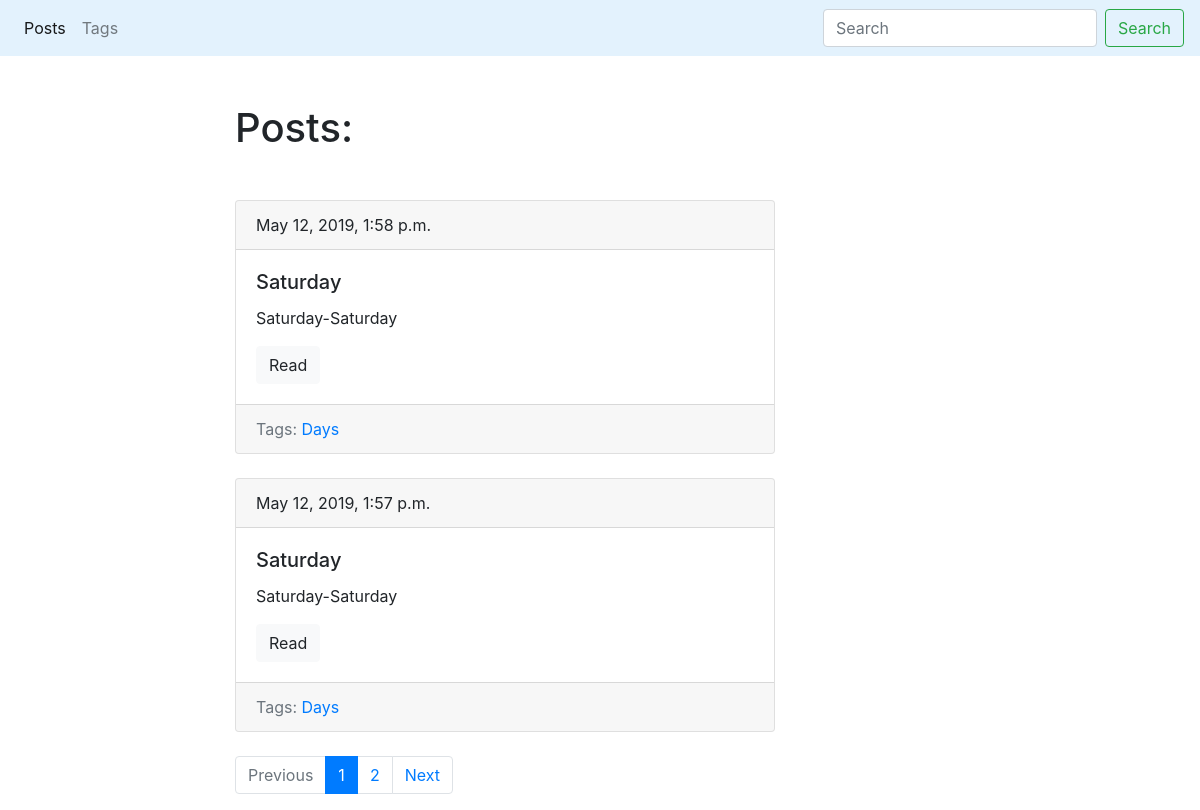
Screenshot of /blog/ with the database file from the repository.
### blog/models.py (models this page shows, shortened)
class Post(models.Model):
    title = models.CharField(max_length=150, db_index=True)
    slug = models.SlugField(max_length=150, blank=True, unique=True)
    body = models.TextField(blank=True, db_index=True)
    tags = models.ManyToManyField('Tag', blank=True, related_name='posts')
    date_pub = models.DateTimeField(auto_now_add=True)
    def get_absolute_url(self):
        return reverse('post_detail_url', kwargs={'slug': self.slug})
    class Meta:
        ordering = ['-date_pub']

class Tag(models.Model):
    title = models.CharField(max_length=50)
    slug = models.SlugField(max_length=50, unique=True)
    def get_absolute_url(self):
        return reverse('tag_detail_url', kwargs={'slug': self.slug})
    class Meta:
        ordering = ['title']

### blog/views.py (the view)
# urls.py: path('', post_list, name='posts_list_url'),
def post_list(request):
    search_query = request.GET.get('search', '')
    if search_query:
        posts = Post.objects.filter(Q(title__icontains=search_query) | Q(body__icontains=search_query))
    else:
        posts = Post.objects.all()
    paginator = Paginator(posts, 2)
    page_number = request.GET.get('page', 1)
    page = paginator.get_page(page_number)
    is_paginated = page.has_other_pages()
    if page.has_previous():
        prev_url = '?page={}'.format(page.previous_page_number())
    else:
        prev_url = ''
    if page.has_next():
        next_url = '?page={}'.format(page.next_page_number())
    else:
        next_url = ''
    context = {
        'page_object': page,
        'is_paginated': is_paginated,
        'next_url': next_url,
        'prev_url': prev_url
    }
    return render(request, 'blog/index.html', context=context)

### blog/templates/blog/index.html (shortened to what this page needs)
{% extends 'blog/base_blog.html'%}
{% block content%}
    <h1 class="mb-5">Posts:</h1>
    {% for post in page_object.object_list %}
        {% include 'blog/includes/post_card_template.html' %}
    {% endfor %}
{% endblock %}

### blog/templates/blog/includes/post_card_template.html
<div class="card mb-4">
    <div class="card-header">
        {{ post.date_pub }}
    </div>
    <div class="card-body">
        <h5 class="card-title">{{ post.title }}</h5>
        <p class="card-text">{{ post.body|truncatewords:15 }}</p>
        <a href="{{ post.get_absolute_url }}" class="btn btn-light">Read</a>
    </div>
    <div class="card-footer text-muted">
        Tags:
        {% for tag in post.tags.all %}
        <a href="{{ tag.get_absolute_url }}">{{ tag.title }}</a>
        {% endfor %}
    </div>
</div>

### rows the page displays
Post: date_pub "May 12, 2019, 1:58 p.m.", title "Saturday", body "Saturday-Saturday"
Tag: title "Days"
Post: date_pub "May 12, 2019, 1:57 p.m.", title "Saturday", body "Saturday-Saturday"

### other values shown
{{ n }} "1"
{{ n }} "2"
